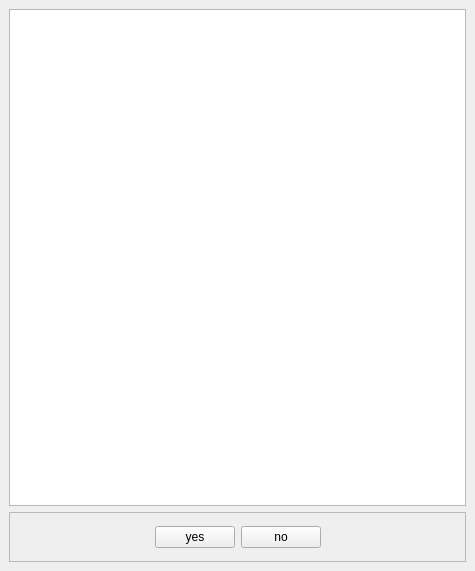
<?xml version="1.0" encoding="UTF-8"?>
<ui version="4.0">
 <class>MainWindow</class>
 <widget class="QMainWindow" name="MainWindow">
  <property name="geometry">
   <rect>
    <x>0</x>
    <y>0</y>
    <width>475</width>
    <height>571</height>
   </rect>
  </property>
  <property name="windowTitle">
   <string>MainWindow</string>
  </property>
  <widget class="QWidget" name="centralwidget">
   <layout class="QVBoxLayout" name="verticalLayout" stretch="10,1">
    <item>
     <widget class="QTextBrowser" name="LogBrowser"/>
    </item>
    <item>
     <widget class="QFrame" name="frame">
      <property name="frameShape">
       <enum>QFrame::StyledPanel</enum>
      </property>
      <property name="frameShadow">
       <enum>QFrame::Raised</enum>
      </property>
      <layout class="QHBoxLayout" name="horizontalLayout">
       <item>
        <spacer name="horizontalSpacer">
         <property name="orientation">
          <enum>Qt::Horizontal</enum>
         </property>
         <property name="sizeHint" stdset="0">
          <size>
           <width>132</width>
           <height>20</height>
          </size>
         </property>
        </spacer>
       </item>
       <item>
        <widget class="QPushButton" name="YesBtn">
         <property name="text">
          <string>yes</string>
         </property>
        </widget>
       </item>
       <item>
        <widget class="QPushButton" name="NoBtn">
         <property name="text">
          <string>no</string>
         </property>
        </widget>
       </item>
       <item>
        <spacer name="horizontalSpacer_2">
         <property name="orientation">
          <enum>Qt::Horizontal</enum>
         </property>
         <property name="sizeHint" stdset="0">
          <size>
           <width>131</width>
           <height>20</height>
          </size>
         </property>
        </spacer>
       </item>
      </layout>
     </widget>
    </item>
   </layout>
  </widget>
 </widget>
 <resources/>
 <connections/>
</ui>
